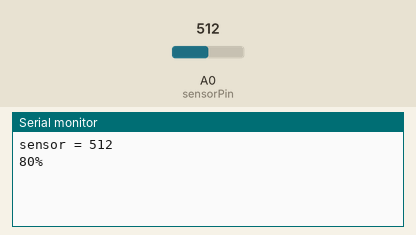
This sketch was run on a simulated Arduino Uno, built with avr-gcc and run on an emulated ATmega328P. Parts: the last lines printed to the serial monitor. The inputs (shaded band) are chosen by the test bench; at power-on: A0 (sensorPin) = 512.

Above: at 2.3 s.
2.4 s: A0 (sensorPin) set to 445
At 3.6 s:
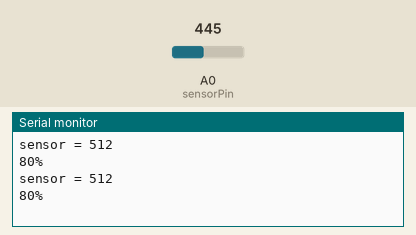
4.5 s: A0 (sensorPin) set to 465
At 5.9 s:
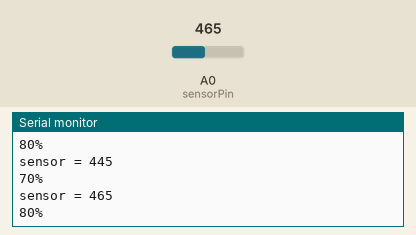
Timing chart, 0 to 7.5 s (numbered marks = the images above; inputs shaded):
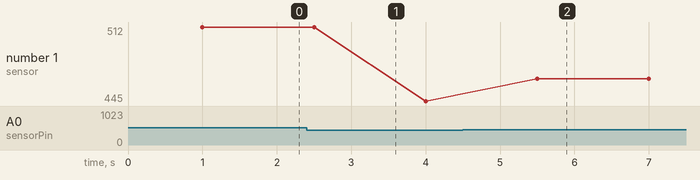

The sketch:

Water_Level.ino
```cpp
int sensorPin = A0;    // select the input pin for the Soil moisture sensor
int sensorValue = 0;  // variable to store the value coming from the sensor

void setup() {
  // declare the ledPin as an OUTPUT:
   Serial.begin(9600);
}

void loop() {
  // read the value from the sensor:
  sensorValue = analogRead(sensorPin);
  delay(1000);
  Serial.print("sensor = " );
  Serial.println(sensorValue);

  if(sensorValue <= 0)
  {
    Serial.println("0%");

  }
  else if(sensorValue <= 65)
  {
    Serial.println("10%");
  }
  else if(sensorValue <= 130)
  {
    Serial.println("20%");
  }
  else if(sensorValue <= 195)
  {
    Serial.println("30%");
  }
  else if(sensorValue <= 260)
  {
    Serial.println("40%");
  }
  else if(sensorValue <= 325)
  {
    Serial.println("50%");
  }
  else if(sensorValue <= 390)
  {
    Serial.println("60%");
  }
   else if(sensorValue <= 455)
  {
    Serial.println("70%");
  }
  else if(sensorValue <= 520)
  {
    Serial.println("80%");
  }
  else if(sensorValue <= 585)
  {
    Serial.println("90%");
    delay(500);
  }
  else if(sensorValue <= 650)
  {
    Serial.println("100% ");
  }
  delay(500);
}
```

Measured:
- after the input at 4.5 s, the serial monitor: prints a new line after 1.0 s (image 2)
- plotted number 1: 512 → 445 after the input at 2.4 s, 445 → 465 after the input at 4.5 s
